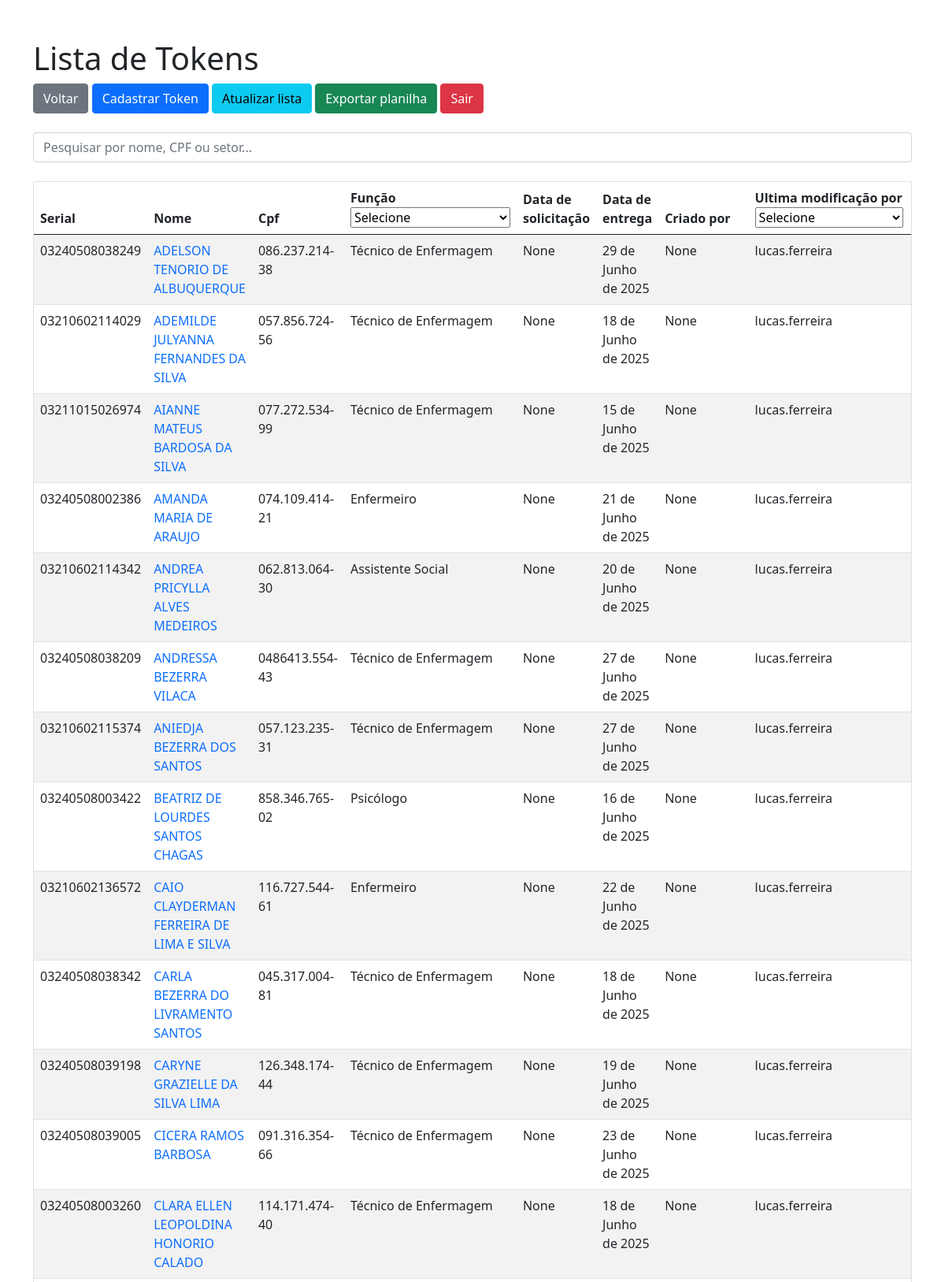
The app's page /lista_tokens_assistente/3/ (signed in, upper part) with its own data.
### tokens_app/models.py (models this page shows)
class Token(models.Model):
    nome_responsavel = models.CharField(max_length=125, null=False, blank=False)
    cpf_responsavel = models.CharField(max_length=14, null=True, blank=True)
    funcao_responsavel = models.CharField(max_length=125, choices=FUNCOES, null=True, blank=True)
    serial = models.CharField(max_length=14, null=True, blank=True)
    data_solicitacao = models.DateField(null=True, blank=True, default=None)
    data_entrega = models.DateField(blank=True, null=True)
    data_modificacao = models.DateField(auto_now=True)
    observacao = models.TextField(null=True, blank=True)
    criador = models.CharField(max_length=125, null=True, blank=True)
    modificador = models.CharField(max_length=125, null=True, blank=True)
    token_entregue = models.BooleanField(default=False)
    token_ativo = models.BooleanField(default=True)
    def __str__(self):
        return f"{self.nome_responsavel}"

### tokens_app/views.py (the view)
# urls.py: path("lista_tokens_assistente/<int:assistente_id>/", views.lista_tokens_assistente, name="lista_tokens_assistente"),
def lista_tokens_assistente(request, assistente_id):
    if not request.user.is_authenticated:
        return redirect('login')
    else:
        try:
            assistente = User.objects.get(id=assistente_id)
            tokens = Token.objects.filter(modificador=assistente.username).order_by('nome_responsavel')
            logger.info(f"User {request.user.username} Acessou a lista de ultimos tokens modificados por: {assistente.username}. {time.strftime('%Y-%m-%d %H:%M:%S')}")
            return render(request, 'lista_tokens.html', {'tokens': tokens, "usuario": request.user, "funcoes": funcoes, "data_entregas": data_entregas, "assistentes": assistentes})
        except User.DoesNotExist:
            return HttpResponse("Assistente não encontrado.")

### tokens_app/templates/lista_tokens.html (shortened to what this page needs)
{% extends "base.html" %}
{% block content %}
<div class="container">
    <div class="head">
        <div class="head_left">
            <h1>Lista de Tokens</h1>
            <a href="{% url 'home' %}" class="btn btn-secondary">Voltar</a>
            <a href="{% url 'novo_token' %}" class="btn btn-primary">Cadastrar Token</a>
            <a href="{% url 'lista_tokens' %}" name="recarregar_lista" class="btn btn-info">Atualizar lista</a>
            <a href="{% url 'exportar_planilha' %}" name="exportar_planilha" class="btn btn-success">Exportar planilha</a>
            <a href="{% url 'logout' %}" name="logout" class="btn btn-danger">Sair</a>
        </div>
        <br>
        <input type="text" id='searchInput' placeholder='Pesquisar por nome, CPF ou setor...' class="form-control">
        <br>
        <div style="max-height: 70vh; overflow-y: auto; border: 1px solid #dee2e6;">
            <table class="table table-striped">
                <thead>
                    <tr>
                        <th>Serial</th>
                        <th>Nome</th>
                        <th>Cpf</th>
                        <th>Função
                            <select name="select_funcao" id="select_funcao" onchange="window.location.href='/lista_tokens/' + this.value">
                                <option>Selecione</option>
                            </select>
                        </th>
                        <th>Data de solicitação</th>
                        <th>Data de entrega</th>
                        <th>Criado por</th>
                        <th>Ultima modificação por
                            <select name="ultimaModificacao" id="ultimaModificacao" onchange="window.location.href='/lista_tokens_assistente/' + this.value">
                                <option value="">Selecione</option>
                            </select>
                        </th>
                        <th>Observação</th>
                    </tr>
                </thead>
                <tbody>
                    {% for token in tokens %}
                        {% if token.token_ativo %}
                            <tr>
                                <td>{{ token.serial }}</td>
                                <td><a href="{% url 'atualizar_token' token.id %}" style="text-decoration: none;">{{ token }}</a></td>
                                <td id="cpf">{{ token.cpf_responsavel }}</td>
                                <td>{{ token.funcao_responsavel }}</td>
                                <td>{{ token.data_solicitacao }}</td>
                                <td>{{ token.data_entrega }}</td>
                                <td>{{ token.criador}} </td>
                                <td> {{token.modificador}} </td>
                                {% if token.observacao != "" %}
                                {% if token.observacao|length > 30 %}
                                <td>Entre na edição para ver a observação.</td>
                                {% else %}
                                <td>{{token.observacao}}</td>
                                {% endif %}
                                {% else %}
                                <td><b>Nenhuma observação</b></td>
                                {% endif %}
                            </tr>
                        {% endif %}
                    {% endfor %}
                </tbody>
            </table>
        </div>
    </div>
    {% endblock %}

### records on screen
Token: serial "03240508038249", nome_responsavel "ADELSON TENORIO DE ALBUQUERQUE", cpf_responsavel "086.237.214-38", funcao_responsavel "Técnico de Enfermagem", data_solicitacao "None", data_entrega "29 de Junho de 2025", criador "None", modificador "lucas.ferreira"
Token: serial "03210602114029", nome_responsavel "ADEMILDE JULYANNA FERNANDES DA SILVA", cpf_responsavel "057.856.724-56", funcao_responsavel "Técnico de Enfermagem", data_solicitacao "None", data_entrega "18 de Junho de 2025", criador "None", modificador "lucas.ferreira"
Token: serial "03211015026974", nome_responsavel "AIANNE MATEUS BARDOSA DA SILVA", cpf_responsavel "077.272.534-99", funcao_responsavel "Técnico de Enfermagem", data_solicitacao "None", data_entrega "15 de Junho de 2025", criador "None", modificador "lucas.ferreira"
Token: serial "03240508002386", nome_responsavel "AMANDA MARIA DE ARAUJO", cpf_responsavel "074.109.414-21", funcao_responsavel "Enfermeiro", data_solicitacao "None", data_entrega "21 de Junho de 2025", criador "None", modificador "lucas.ferreira"
Token: serial "03210602114342", nome_responsavel "ANDREA PRICYLLA ALVES MEDEIROS", cpf_responsavel "062.813.064-30", funcao_responsavel "Assistente Social", data_solicitacao "None", data_entrega "20 de Junho de 2025", criador "None", modificador "lucas.ferreira"
Token: serial "03240508038209", nome_responsavel "ANDRESSA BEZERRA VILACA", cpf_responsavel "0486413.554-43", funcao_responsavel "Técnico de Enfermagem", data_solicitacao "None", data_entrega "27 de Junho de 2025", criador "None", modificador "lucas.ferreira"
Token: serial "03210602115374", nome_responsavel "ANIEDJA BEZERRA DOS SANTOS", cpf_responsavel "057.123.235-31", funcao_responsavel "Técnico de Enfermagem", data_solicitacao "None", data_entrega "27 de Junho de 2025", criador "None", modificador "lucas.ferreira"
Token: serial "03240508003422", nome_responsavel "BEATRIZ DE LOURDES SANTOS CHAGAS", cpf_responsavel "858.346.765-02", funcao_responsavel "Psicólogo", data_solicitacao "None", data_entrega "16 de Junho de 2025", criador "None", modificador "lucas.ferreira"
Token: serial "03210602136572", nome_responsavel "CAIO CLAYDERMAN FERREIRA DE LIMA E SILVA", cpf_responsavel "116.727.544-61", funcao_responsavel "Enfermeiro", data_solicitacao "None", data_entrega "22 de Junho de 2025", criador "None", modificador "lucas.ferreira"
Token: serial "03240508038342", nome_responsavel "CARLA BEZERRA DO LIVRAMENTO SANTOS", cpf_responsavel "045.317.004-81", funcao_responsavel "Técnico de Enfermagem", data_solicitacao "None", data_entrega "18 de Junho de 2025", criador "None", modificador "lucas.ferreira"
Token: serial "03240508039198", nome_responsavel "CARYNE GRAZIELLE DA SILVA LIMA", cpf_responsavel "126.348.174-44", funcao_responsavel "Técnico de Enfermagem", data_solicitacao "None", data_entrega "19 de Junho de 2025", criador "None", modificador "lucas.ferreira"
Token: serial "03240508039005", nome_responsavel "CICERA RAMOS BARBOSA", cpf_responsavel "091.316.354-66", funcao_responsavel "Técnico de Enfermagem", data_solicitacao "None", data_entrega "23 de Junho de 2025", criador "None", modificador "lucas.ferreira"
Token: serial "03240508003260", nome_responsavel "CLARA ELLEN LEOPOLDINA HONORIO CALADO", cpf_responsavel "114.171.474-40", funcao_responsavel "Técnico de Enfermagem", data_solicitacao "None", data_entrega "18 de Junho de 2025", criador "None", modificador "lucas.ferreira"
